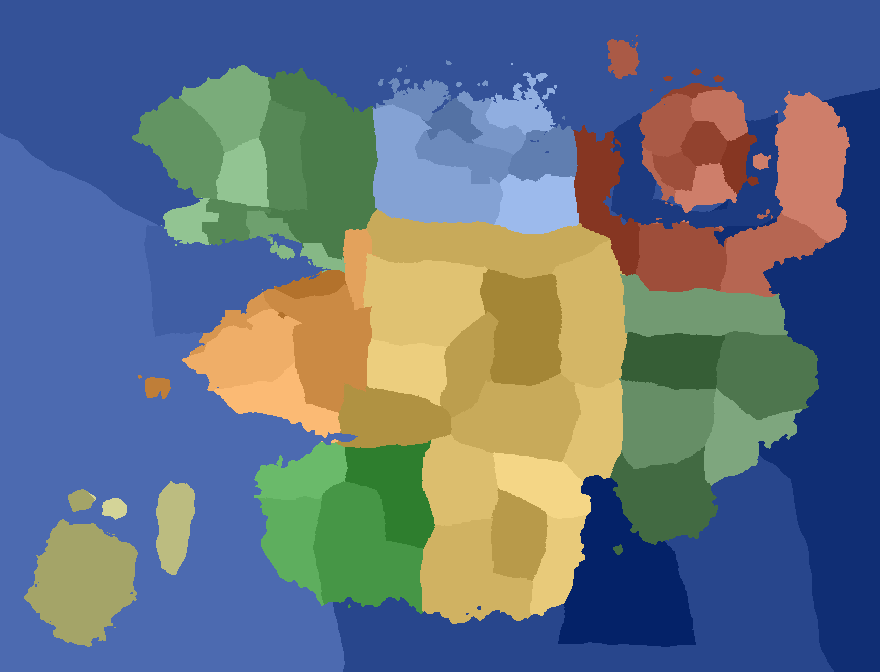
#> input picture mod/src/main/resources/nirncraft/tamriel/regions.png, 880 x 672 px; its folder holds 7 pictures in this run
$ python export_raster.py
#> lines starting #> are read from the running program, lines starting #| are printed output that depends on the picture
"""Decode the bundled Tamriel map rasters into one raw file for atlas_core's preview terrain source.

Mirrors MapRaster.load (mod/src/main/java/com/nirncraft/tamriel/terrain/MapRaster.java) channel for channel, so the
native preview reads the same macro values the Java generator starts from. The output is a cache, not source:
native/data/ is gitignored; rerun after tools/worldgen/tamriel_map.py rewrites the PNGs.

Layout (little endian): magic 'AETR', u32 version=2, u32 width, u32 height, u32 channels, i32 minX, i32 minZ,
u32 cell, then float32[height][width][channels], then u8 regions[height][width], then u32 regionCount and
u8 climate[regionCount] (CLIMATES index of each region's "weather" in regions.json).

usage: py -3 -I native/tools/export_raster.py [repo_root] [out_file]
"""
import json
import struct
import sys
from pathlib import Path

import numpy as np
from PIL import Image

W, H, CELL, MIN_X, MIN_Z = 880, 672, 32, -15360, -5120
# channel order is part of the file contract (native/src/preview_source.cpp)
CHANNELS = ["elev", "coast", "riv_d", "riv_hw", "lake_sd", "water", "ridge", "rough", "crag", "dunes", "wet", "road",
            "rainshadow", "heat"]
NO_WATER = -1000.0
# climate codes, part of the file contract (native/src/preview_source.cpp)
CLIMATES = ["maritime", "skyrim_temperate", "skyrim_cold", "frozen", "desert", "tropical", "temperate", "ash", "swamp",
            "jungle", "savanna"]


def read(root, name, optional=False):
#> called with name = 'regions.png', optional = False
    p = root / "mod/src/main/resources/nirncraft/tamriel" / name
    if not p.exists():
        if optional:
            return None
        raise SystemExit(f"missing {p}")
    im = Image.open(p)
#> im is the input picture: PIL image 880x672 P; mean R, G, B 99.1, 113.4, 127.7
    if im.size != (W, H):
        raise SystemExit(f"{name} is {im.size}, expected {(W, H)}")
    return np.asarray(im)
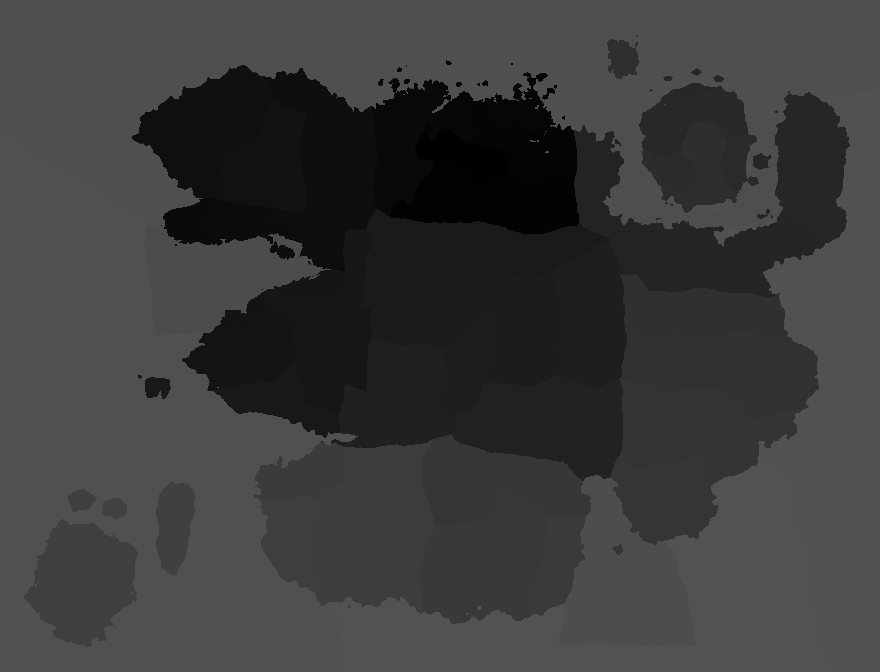
#> returned value: shape (672, 880); min 1, max 82, mean 59.1


def main():
    root = Path(sys.argv[1] if len(sys.argv) > 1 else Path(__file__).resolve().parents[2])
    out = Path(sys.argv[2] if len(sys.argv) > 2 else root / "native/data/tamriel_raster.bin")
    regions = read(root, "regions.png").astype(np.uint8)
    elev = read(root, "elevation.png").astype(np.float32)
#> call 2 of read, with name = 'elevation.png', optional = False
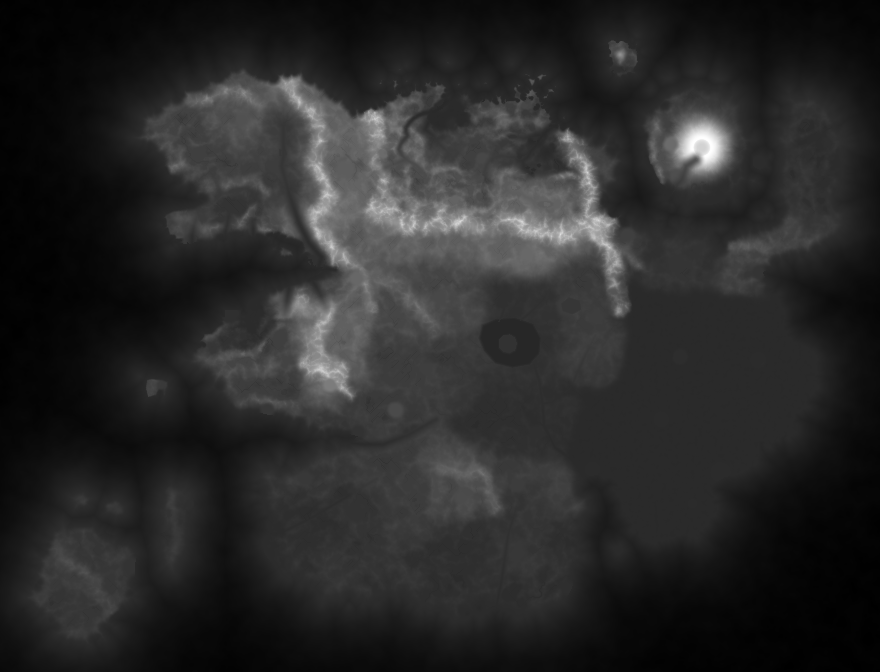
#> input picture mod/src/main/resources/nirncraft/tamriel/elevation.png, 880 x 672 px
#> in read, im is the input picture: PIL image 880x672 I;16; min 1459, max 17309, mean 4013.8
    feat = read(root, "features.png").astype(np.float32)
#> call 3 of read, with name = 'features.png', optional = False
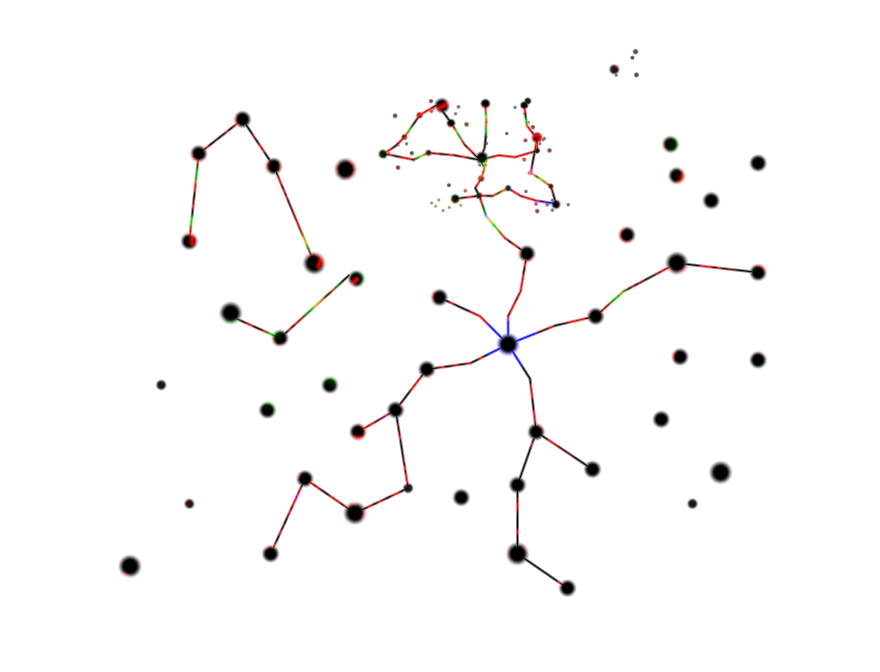
#> input picture mod/src/main/resources/nirncraft/tamriel/features.png, 880 x 672 px
#> in read, im is the input picture: PIL image 880x672 RGBA; mean R, G, B, A 35.7, 11.5, 1.9, 5.4
    ter = read(root, "terrain.png").astype(np.float32)
#> call 4 of read, with name = 'terrain.png', optional = False
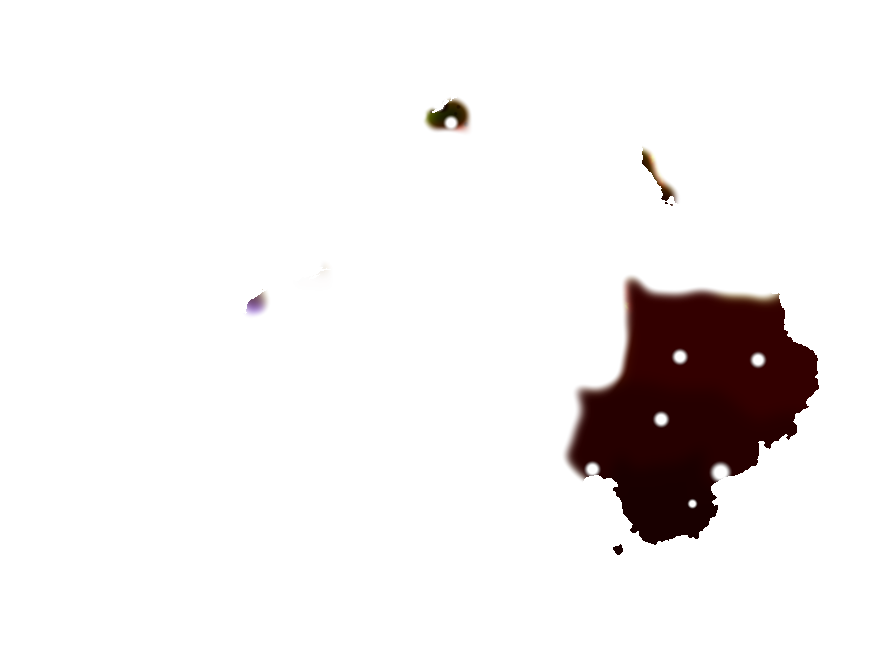
#> input picture mod/src/main/resources/nirncraft/tamriel/terrain.png, 880 x 672 px
#> in read, im is the input picture: PIL image 880x672 RGBA; mean R, G, B, A 77, 48.6, 3.9, 17.6
    wat = read(root, "water.png").astype(np.int32)
    coast = read(root, "coast.png").astype(np.float32)
    rain = read(root, "rainshadow.png", True)
    heat = read(root, "heat.png", True)

    d = np.zeros((H, W, len(CHANNELS)), np.float32)
    c = {n: i for i, n in enumerate(CHANNELS)}
    d[..., c["elev"]] = elev / 32.0 - 64.0
    d[..., c["coast"]] = coast - 32768.0
    riv = (255.0 - feat[..., 0]) * 0.5
    riv[riv >= 127.5] = 400.0
    d[..., c["riv_d"]] = riv
    d[..., c["ridge"]] = feat[..., 1] / 255.0
    lake = (feat[..., 2] - 128.0) * 0.5
    lake[lake <= -64.0] = -400.0
    d[..., c["lake_sd"]] = lake
    d[..., c["road"]] = feat[..., 3] / 255.0
    d[..., c["rough"]] = ter[..., 0] / 255.0
    d[..., c["crag"]] = ter[..., 1] / 255.0
    d[..., c["dunes"]] = ter[..., 2] / 255.0
    d[..., c["wet"]] = ter[..., 3] / 255.0
    code = (wat[..., 0] << 8) | wat[..., 1]
    d[..., c["water"]] = np.where(code == 0, NO_WATER, code / 64.0 - 64.0)
    d[..., c["riv_hw"]] = wat[..., 2]
    d[..., c["rainshadow"]] = 0.0 if rain is None else rain.astype(np.float32) / 255.0
    d[..., c["heat"]] = 0.0 if heat is None else heat.astype(np.float32) / 255.0

    out.parent.mkdir(parents=True, exist_ok=True)
    with open(out, "wb") as f:
        f.write(b"AETR")
        f.write(struct.pack("<IIIIiiI", 2, W, H, len(CHANNELS), MIN_X, MIN_Z, CELL))
        f.write(d.astype("<f4").tobytes())
        f.write(regions.tobytes())
        table = json.loads((root / "mod/src/main/resources/nirncraft/tamriel/regions.json").read_text(encoding="utf-8"))
        climate = [0] * (max(r["index"] for r in table) + 1)
        for r in table:
            w = r.get("weather", "temperate")
            climate[r["index"]] = CLIMATES.index(w) if w in CLIMATES else CLIMATES.index("temperate")
        f.write(struct.pack("<I", len(climate)))
        f.write(bytes(climate))
    print(f"wrote {out} ({out.stat().st_size} bytes); elevation {d[..., 0].min():.1f}..{d[..., 0].max():.1f}")


if __name__ == "__main__":
#> (the run stopped early here; a loop or call above may not have finished)
